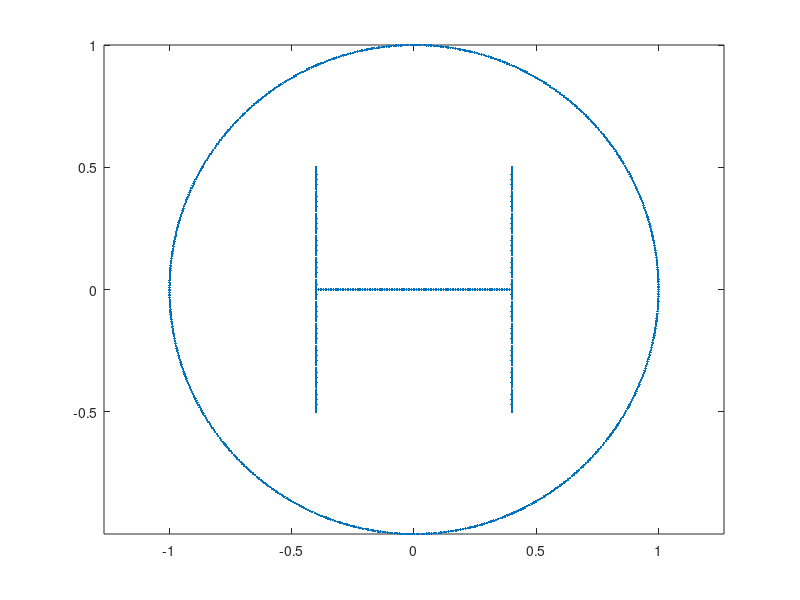

The MATLAB source for this figure:
function Q=PointsInPlane()

alpha=0:0.01:2*pi;

a=-0.5:0.01:0.5;
a2=-0.4:0.01:0.4;
b=ones(size(a));

p=[[sin(alpha);cos(alpha)] [-0.4*b; a] [0.4*b; a] [a2 ; zeros(size(a2))]];

figure
plot(p(1,:),p(2,:),'.')
axis equal

A=[1/sqrt(2) 0 1/sqrt(2)]';
B=[0 1 0]';
C=[1 0.5 5]';

Q=A*p(1,:)+B*p(2,:)+C*ones(1,size(p,2));
%Q=[Q;ones(1,size(Q,2))];
